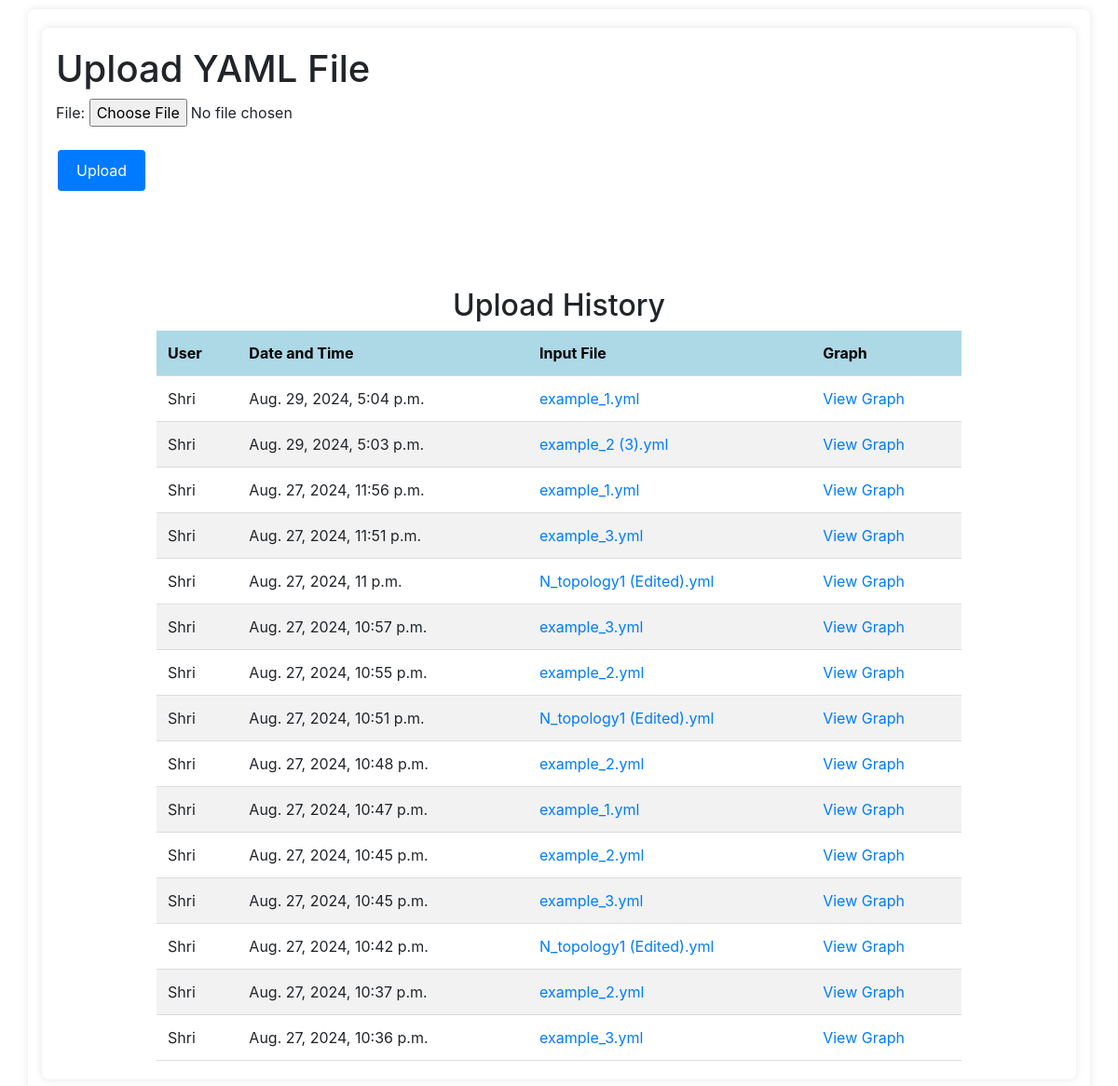
The app's page / (signed in) with its own data.
### myApp/models.py (models this page shows, shortened)
class FileUploadHistory(models.Model):
    user = models.CharField(max_length=255)
    upload_time = models.DateTimeField(auto_now_add=True)
    input_file = models.FileField(upload_to='uploads/')
    graph_url = models.CharField(max_length=255 , blank=True, null=True)
    def input_file_link(self):
        if self.input_file:
            return format_html('<a href="{}" download>{}</a>', self.input_file.url, self.input_file.name)
        return "No file uploaded"
    class Meta:
        verbose_name_plural = 'File Upload History'

### myApp/views.py (the view)
# urls.py: path('', views.upload_file, name='upload_file'),
def upload_file(request):
    if request.method == 'POST':
        form = UploadFileForm(request.POST, request.FILES)
        if form.is_valid():
            try:
                with transaction.atomic():
                    file_path = handle_uploaded_file(request.FILES['file'], request.user.username)
                    yaml_data = parse_yaml(file_path)
                    if yaml_data is None:
                        raise ValueError("Invalid YAML file")
                    G = create_topology_graph(yaml_data)
                    graph_file_name = save_graph_image(G, request.user.username)
                    FileUploadHistory.objects.create(
                        user=request.user,
                        input_file=request.FILES['file'].name,
                        graph_url=graph_file_name
                    )
                    return redirect('upload_file')  # or return the URL of the page to display the graph
            except Exception as e:
                print(f"Error: {e}")
                return render(request, 'upload_file.html', {
                    'form': form,
                    'error_message': str(e)
                })
    else:
        form = UploadFileForm()
    upload_history = FileUploadHistory.objects.filter(user=request.user).order_by('-upload_time')
    return render(request, 'upload_file.html', {'form': form, 'upload_history': upload_history})

### myApp/forms.py
class UploadFileForm(forms.Form):
    file = forms.FileField()

### myApp/templates/myApp/upload_file.html (shortened to what this page needs)
<!DOCTYPE html>
<html>
<head>
</head>
<body>
    {% extends 'base.html' %}
    {% block content %}
    <div class="container">
        <h1>Upload YAML File</h1>
        <form method="post" enctype="multipart/form-data" class="upload-form">
            {{ form.as_p }}
            <button type="submit" class="btn-primary">Upload</button>
        </form>
        <div class="history-section">
            <h2>Upload History</h2>
            <table class="history-table">
                <thead>
                    <tr>
                        <th>User</th>
                        <th>Date and Time</th>
                        <th>Input File</th>
                        <th>Graph</th>
                    </tr>
                </thead>
                <tbody>
                    {% for record in upload_history %}
                    <tr>
                        <td>{{ record.user }}</td>
                        <td>{{ record.upload_time }}</td>
                        <td>{{ record.input_file_link|safe }}</td>
                        <td><a href="{% url 'serve_graph_image' record.id %}" class="view-graph-link">View Graph</a></td>
                    </tr>
                    {% empty %}
                    <tr>
                        <td colspan="4">No upload history available.</td>
                    </tr>
                    {% endfor %}
                </tbody>
            </table>
        </div>
    </div>
    {% endblock %}

### myApp/templates/myApp/base.html (shortened to what this page needs)
<!doctype html>
<html lang="en">
<head>
  <link rel="stylesheet" href="https://cdn.jsdelivr.net/npm/bootstrap@4.0.0/dist/css/bootstrap.min.css">
</head>
<body>
  <div class="container">
    {% block content %}
    {% endblock %}
  </div>
</body>
</html>

### myApp/templates/myApp/upload_file.html (style rules this page uses)
body { font-family: Arial, sans-serif; background-color: #f4f4f4; margin: 0; padding: 10px; }
.container { max-width: 1200px; margin: auto; padding: 20px; background: #fff; border-radius: 8px; box-shadow: 0 0 10px rgba(0, 0, 0, 0.1); }
h1 { color: #333; text-align: left; margin-bottom: 50px; }
.upload-form { display: flex; flex-direction: column; align-items: flex-start; margin-bottom: 100px; }
.btn-primary { background-color: #E0FFFF; border: none; color: black; padding: 10px 20px; text-align: center; text-decoration: none; display: inline-block; font-size: 16px; margin: 4px 2px; cursor: pointer; border-radius: 4px; align-self: flex-start; }
.history-section { text-align: center; margin-top: 40px; }
.history-table { width: 80%; margin: auto; border-collapse: collapse; }
.history-table th, .history-table td { padding: 12px; text-align: left; border-bottom: 1px solid #ddd; }
.history-table th { background-color: #ADD8E6; color: black; }
.history-table tr:nth-child(even) { background-color: #f2f2f2; }
.view-graph-link { color: #007bff; text-decoration: none; }

### records on screen
FileUploadHistory: user "Shri", upload_time "Aug. 29, 2024, 5:04 p.m.", input_file_link "example_1.yml"
FileUploadHistory: user "Shri", upload_time "Aug. 29, 2024, 5:03 p.m.", input_file_link "example_2 (3).yml"
FileUploadHistory: user "Shri", upload_time "Aug. 27, 2024, 11:56 p.m.", input_file_link "example_1.yml"
FileUploadHistory: user "Shri", upload_time "Aug. 27, 2024, 11:51 p.m.", input_file_link "example_3.yml"
FileUploadHistory: user "Shri", upload_time "Aug. 27, 2024, 11 p.m.", input_file_link "N_topology1 (Edited).yml"
FileUploadHistory: user "Shri", upload_time "Aug. 27, 2024, 10:57 p.m.", input_file_link "example_3.yml"
FileUploadHistory: user "Shri", upload_time "Aug. 27, 2024, 10:55 p.m.", input_file_link "example_2.yml"
FileUploadHistory: user "Shri", upload_time "Aug. 27, 2024, 10:51 p.m.", input_file_link "N_topology1 (Edited).yml"
FileUploadHistory: user "Shri", upload_time "Aug. 27, 2024, 10:48 p.m.", input_file_link "example_2.yml"
FileUploadHistory: user "Shri", upload_time "Aug. 27, 2024, 10:47 p.m.", input_file_link "example_1.yml"
FileUploadHistory: user "Shri", upload_time "Aug. 27, 2024, 10:45 p.m.", input_file_link "example_2.yml"
FileUploadHistory: user "Shri", upload_time "Aug. 27, 2024, 10:45 p.m.", input_file_link "example_3.yml"
FileUploadHistory: user "Shri", upload_time "Aug. 27, 2024, 10:42 p.m.", input_file_link "N_topology1 (Edited).yml"
FileUploadHistory: user "Shri", upload_time "Aug. 27, 2024, 10:37 p.m.", input_file_link "example_2.yml"
FileUploadHistory: user "Shri", upload_time "Aug. 27, 2024, 10:36 p.m.", input_file_link "example_3.yml"
